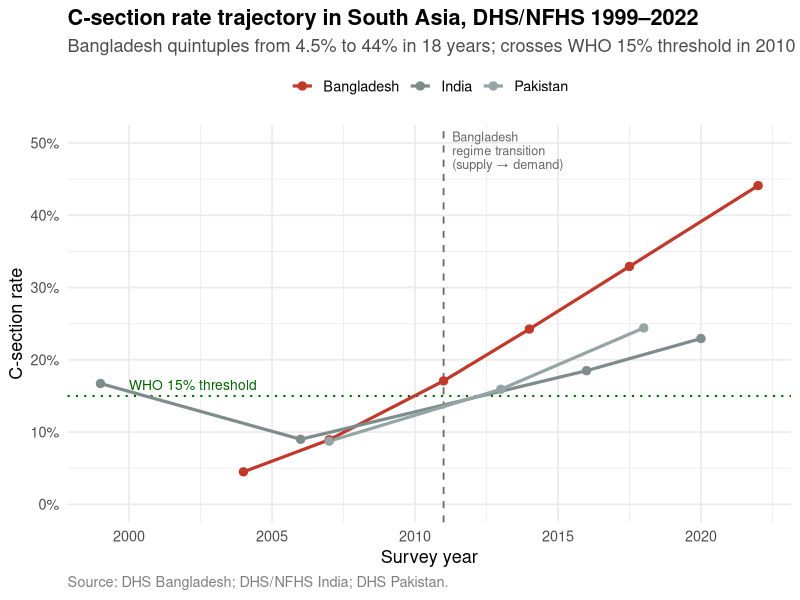

Write the R code that produced this figure.
# =============================================================================
# 21_csec_trajectory.R
#
# C-section rate trajectory across DHS waves, Bangladesh (primary) with India
# and Pakistan as comparison. WHO 15% threshold annotated; hypothesized
# supply→demand regime-transition year (2011) marked.
#
# Input:  data/processed/descriptive/P1_Csec_Trends_All.csv
# Output: figures/01_csec_trajectory.png
# Reference: Sujon et al. (2025); WHO recommendation on C-section rates.
# =============================================================================

suppressPackageStartupMessages({
  library(dplyr)
  library(ggplot2)
  library(readr)
  library(here)
})

dat <- read_csv(
  here("data", "processed", "descriptive", "P1_Csec_Trends_All.csv"),
  show_col_types = FALSE
)

p <- ggplot(dat, aes(x = year, y = csec_pct / 100, color = country, group = country)) +
  # WHO 15% threshold
  geom_hline(yintercept = 0.15, linetype = "dotted", color = "darkgreen", linewidth = 0.7) +
  annotate(
    "text", x = 2000, y = 0.165,
    label = "WHO 15% threshold", hjust = 0,
    color = "darkgreen", size = 3.5
  ) +
  # Hypothesized BD regime transition at 2011
  geom_vline(xintercept = 2011, linetype = "dashed", color = "gray40", linewidth = 0.6) +
  annotate(
    "text", x = 2011.3, y = 0.49,
    label = "Bangladesh\nregime transition\n(supply → demand)",
    hjust = 0, color = "gray40", size = 3.2, lineheight = 0.9
  ) +
  geom_line(linewidth = 1.1) +
  geom_point(size = 2.5) +
  scale_color_manual(
    values = c("Bangladesh" = "#c0392b", "India" = "#7f8c8d", "Pakistan" = "#95a5a6")
  ) +
  scale_y_continuous(labels = scales::percent_format(accuracy = 1), limits = c(0, 0.5)) +
  scale_x_continuous(breaks = seq(1995, 2025, 5)) +
  labs(
    title    = "C-section rate trajectory in South Asia, DHS/NFHS 1999–2022",
    subtitle = "Bangladesh quintuples from 4.5% to 44% in 18 years; crosses WHO 15% threshold in 2010",
    x        = "Survey year",
    y        = "C-section rate",
    color    = NULL,
    caption  = "Source: DHS Bangladesh; DHS/NFHS India; DHS Pakistan."
  ) +
  theme_minimal(base_size = 13) +
  theme(
    legend.position    = "top",
    plot.title         = element_text(face = "bold"),
    plot.subtitle      = element_text(color = "gray30"),
    plot.caption       = element_text(color = "gray50", hjust = 0)
  )

out_path <- here("figures", "01_csec_trajectory.png")
ggsave(out_path, p, width = 9, height = 6, dpi = 300)
cat("Saved:", out_path, "\n")
